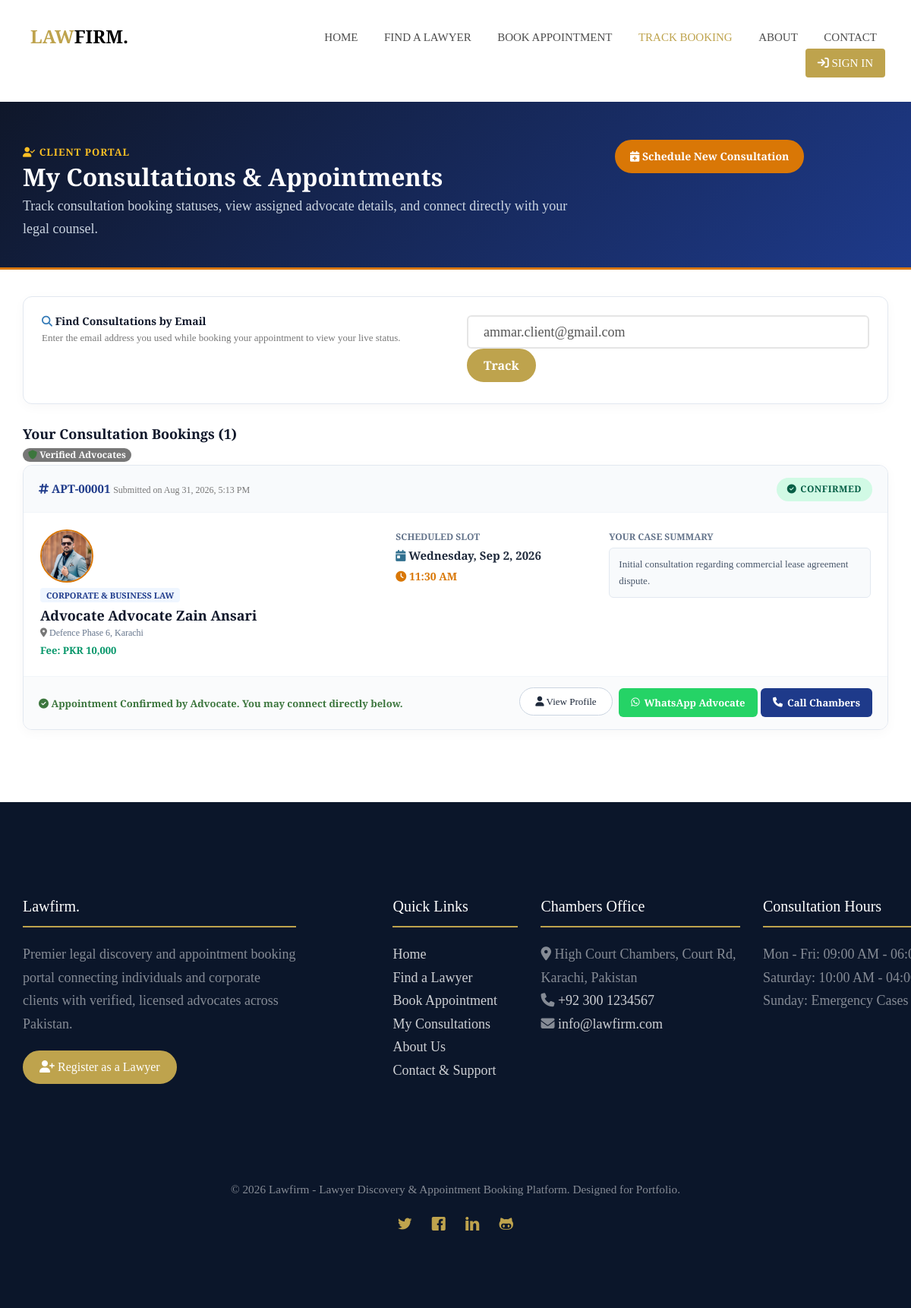
/website/my_appointments.php?lookup_email=ammar.client@gmail.com, run on the app's committed database.
### tables this page shows
CREATE TABLE IF NOT EXISTS `appointment` (
  `id` int(11) NOT NULL AUTO_INCREMENT,
  `user_id` int(11) DEFAULT NULL,
  `name` varchar(255) NOT NULL,
  `email` varchar(255) NOT NULL,
  `phone` varchar(30) NOT NULL,
  `lawyer` int(11) NOT NULL,
  `available` varchar(255) NOT NULL,
  `appointment_date` date DEFAULT NULL,
  `appointment_time` varchar(100) DEFAULT NULL,
  `message` text DEFAULT NULL,
  `status` enum('pending','confirmed','cancelled','completed') NOT NULL DEFAULT 'pending',
  `created_at` timestamp NOT NULL DEFAULT current_timestamp(),
  PRIMARY KEY (`id`),
  KEY `lawyer` (`lawyer`),
  KEY `user_id` (`user_id`),
  CONSTRAINT `appointment_ibfk_1` FOREIGN KEY (`lawyer`) REFERENCES `lawyer` (`id`) ON DELETE CASCADE ON UPDATE CASCADE,
  CONSTRAINT `appointment_ibfk_2` FOREIGN KEY (`user_id`) REFERENCES `user` (`id`) ON DELETE SET NULL ON UPDATE CASCADE
);

CREATE TABLE IF NOT EXISTS `lawyer` (
  `id` int(11) NOT NULL AUTO_INCREMENT,
  `name` varchar(255) NOT NULL,
  `last name` varchar(255) DEFAULT '',
  `email` varchar(255) NOT NULL,
  `number` varchar(30) NOT NULL,
  `address` varchar(255) NOT NULL,
  `password` varchar(255) NOT NULL,
  `dob` varchar(50) DEFAULT '',
  `bar council` varchar(100) DEFAULT '',
  `since` int(11) NOT NULL DEFAULT 0,
  `specialist` int(11) NOT NULL,
  `description` text DEFAULT NULL,
  `degree` varchar(255) DEFAULT '',
  `university` varchar(255) DEFAULT '',
  `language` varchar(255) DEFAULT 'English',
  `day` text DEFAULT NULL,
  `Time` varchar(255) DEFAULT '',
  `fee` int(11) NOT NULL DEFAULT 0,
  `image` varchar(255) DEFAULT 'default_lawyer.png',
  `cover image` varchar(255) DEFAULT 'default_cover.jpg',
  `about me` text DEFAULT NULL,
  `status` enum('active','inactive') DEFAULT 'active',
  `created_at` timestamp NOT NULL DEFAULT current_timestamp(),
  PRIMARY KEY (`id`),
  UNIQUE KEY `email` (`email`),
  KEY `specialist` (`specialist`),
  CONSTRAINT `lawyer_ibfk_1` FOREIGN KEY (`specialist`) REFERENCES `categorie` (`cat_id`) ON DELETE CASCADE ON UPDATE CASCADE
);

CREATE TABLE IF NOT EXISTS `categorie` (
  `cat_id` int(11) NOT NULL AUTO_INCREMENT,
  `cat_name` varchar(255) NOT NULL,
  `cat_icon` varchar(100) DEFAULT 'flaticon-courthouse',
  `cat_desc` text DEFAULT NULL,
  PRIMARY KEY (`cat_id`)
);

### website/includes/auth.php (called while the page is built, shortened)
<?php
function isLoggedIn() {
    return isset($_SESSION['user_type']) && (isset($_SESSION['email']) || isset($_SESSION['user_email']));
}

### website/my_appointments.php (the view, shortened to what this page needs)
<?php
require_once __DIR__ . '/header.php';
$isUserLoggedIn = isLoggedIn() && getCurrentUserType() === 'user';
$userId = getCurrentUserId();
$userEmail = getCurrentUserEmail();
$searchEmail = trim($_GET['lookup_email'] ?? ($isUserLoggedIn ? $userEmail : ''));
$appointments = [];
if (!empty($searchEmail) || $userId) {
    if ($userId && empty($_GET['lookup_email'])) {
        $stmt = $con->prepare("SELECT appointment.*,
                                      lawyer.name as lawyer_name, lawyer.`last name` as lawyer_lastname,
                                      lawyer.number as lawyer_phone, lawyer.email as lawyer_email,
                                      lawyer.address as lawyer_address, lawyer.image as lawyer_image, lawyer.fee as lawyer_fee,
                                      categorie.cat_name
                               FROM appointment
                               JOIN lawyer ON appointment.lawyer = lawyer.id
                               LEFT JOIN categorie ON lawyer.specialist = categorie.cat_id
                               WHERE appointment.user_id = ? OR appointment.email = ?
                               ORDER BY appointment.id DESC");
        $stmt->bind_param("is", $userId, $userEmail);
    } else {
        $stmt = $con->prepare("SELECT appointment.*,
                                      lawyer.name as lawyer_name, lawyer.`last name` as lawyer_lastname,
                                      lawyer.number as lawyer_phone, lawyer.email as lawyer_email,
                                      lawyer.address as lawyer_address, lawyer.image as lawyer_image, lawyer.fee as lawyer_fee,
                                      categorie.cat_name
                               FROM appointment
                               JOIN lawyer ON appointment.lawyer = lawyer.id
                               LEFT JOIN categorie ON lawyer.specialist = categorie.cat_id
                               WHERE appointment.email = ?
                               ORDER BY appointment.id DESC");
        $stmt->bind_param("s", $searchEmail);
    }
    if ($stmt) {
        $stmt->execute();
        $res = $stmt->get_result();
        if ($res) {
            while ($row = $res->fetch_assoc()) {
                $appointments[] = $row;
            }
        }
    }
}
?>
<div class="client-banner">
    <div class="container">
        <div class="row align-items-center">
            <div class="col-md-8">
                <span style="color:#fbbf24; font-size:13px; font-weight:600; text-transform:uppercase; letter-spacing:1px;">
                    <i class="fa fa-user-check mr-1"></i> Client Portal
                </span>
                <h1>My Consultations & Appointments</h1>
                <p style="color: #cbd5e1; margin-bottom: 0;">
                    Track consultation booking statuses, view assigned advocate details, and connect directly with your legal counsel.
                </p>
            </div>
            <div class="col-md-4 text-md-right mt-3 mt-md-0">
                <a href="appo/appoint.php" class="btn btn-warning" style="background:#d97706; border-color:#d97706; color:#fff; font-size:14px; font-weight:600; padding:10px 18px;">
                    <i class="fa fa-calendar-plus mr-1"></i> Schedule New Consultation
                </a>
            </div>
        </div>
    </div>
</div>
<div class="container" style="margin-top: 35px; margin-bottom: 70px;">
    <?php if (!$isUserLoggedIn): ?>
        <div class="lookup-card">
            <div class="row align-items-center">
                <div class="col-md-6">
                    <h5 style="color:#0f172a; font-weight:700; margin-bottom:4px;">
                        <i class="fa fa-magnifying-glass text-primary mr-1"></i> Find Consultations by Email
                    </h5>
                    <p class="text-muted" style="font-size:13px; margin-bottom:0;">
                        Enter the email address you used while booking your appointment to view your live status.
                    </p>
                </div>
                <div class="col-md-6 mt-3 mt-md-0">
                    <form method="GET" action="my_appointments.php" class="d-flex" style="gap:8px;">
                        <input type="email" name="lookup_email" class="form-control" placeholder="Enter your email address" value="<?php echo htmlspecialchars($searchEmail); ?>" required style="height:44px; border-radius:6px;">
                        <button type="submit" class="btn btn-primary" style="height:44px; padding:0 20px; font-weight:600;">
                            Track
                        </button>
                    </form>
                </div>
            </div>
        </div>
    <?php endif; ?>
    <?php if (!empty($appointments)): ?>
        <div class="d-flex justify-content-between align-items-center mb-3">
            <h4 style="color:#0f172a; font-weight:700; font-family:'Playfair Display', serif; margin-bottom:0;">
                Your Consultation Bookings (<?php echo count($appointments); ?>)
            </h4>
            <span class="badge badge-light text-dark p-2 border" style="font-size:12px;">
                <i class="fa fa-shield text-success mr-1"></i> Verified Advocates
            </span>
        </div>
        <?php foreach ($appointments as $app):
            $status = strtolower($app['status'] ?? 'pending');
            $cleanPhone = preg_replace('/[^0-9]/', '', $app['lawyer_phone']);
            $waPhone = $cleanPhone;
            $waText = urlencode("Hello Advocate " . $app['lawyer_name'] . ", I have booked a legal consultation with you (Ref: #APT-" . str_pad($app['id'], 5, '0', STR_PAD_LEFT) . ") for " . date('D, M j, Y', strtotime($app['appointment_date'])) . " at " . $app['appointment_time'] . ". Could you please confirm the session details?");
        ?>
            <div class="booking-history-card">
                <div class="card-top-bar">
                    <div>
                        <strong style="color:#1e3a8a; font-size:15px;">
                            <i class="fa fa-hashtag"></i> APT-<?php echo str_pad($app['id'], 5, '0', STR_PAD_LEFT); ?>
                        </strong>
                        <span class="text-muted ml-2" style="font-size:12px;">
                            Submitted on <?php echo date('M j, Y, g:i A', strtotime($app['created_at'])); ?>
                        </span>
                    </div>
                    <div>
                        <?php if ($status === 'confirmed'): ?>
                            <span class="status-badge status-confirmed"><i class="fa fa-circle-check"></i> Confirmed</span>
                        <?php elseif ($status === 'completed'): ?>
                            <span class="status-badge status-completed"><i class="fa fa-award"></i> Completed</span>
                        <?php elseif ($status === 'cancelled'): ?>
                            <span class="status-badge status-cancelled"><i class="fa fa-circle-xmark"></i> Cancelled</span>
                        <?php else: ?>
                            <span class="status-badge status-pending"><i class="fa fa-clock"></i> Pending Review</span>
                        <?php endif; ?>
                    </div>
                </div>
                <div class="card-main-body">
                    <div class="row align-items-center">
                        <div class="col-md-5">
                            <div class="d-flex align-items-center">
                                <img src="uploads/<?php echo htmlspecialchars(!empty($app['lawyer_image']) ? $app['lawyer_image'] : 'default_lawyer.png'); ?>" alt="Lawyer" class="lawyer-mini-avatar mr-3" onerror="this.src='images/lawyer 1.jpg'">
                                <div>
                                    <span style="background:#eff6ff; color:#1e3a8a; font-size:11px; font-weight:700; padding:2px 8px; border-radius:4px; text-transform:uppercase;">
                                        <?php echo htmlspecialchars($app['cat_name'] ?? 'Legal Counsel'); ?>
                                    </span>
                                    <h4 style="font-size:18px; font-weight:700; color:#0f172a; margin:4px 0 2px;">
                                        <a href="profile.php?id=<?php echo $app['lawyer']; ?>" style="color:#0f172a; text-decoration:none;">
                                            Advocate <?php echo htmlspecialchars($app['lawyer_name'] . ' ' . ($app['lawyer_lastname'] ?? '')); ?>
                                        </a>
                                    </h4>
                                    <div style="font-size:12px; color:#64748b;">
                                        <i class="fa fa-location-dot mr-1 text-muted"></i> <?php echo htmlspecialchars($app['lawyer_address'] ?: 'Karachi, Pakistan'); ?>
                                    </div>
                                    <div style="font-size:13px; font-weight:700; color:#059669; margin-top:2px;">
                                        Fee: PKR <?php echo number_format($app['lawyer_fee']); ?>
                                    </div>
                                </div>
                            </div>
                        </div>
                        <div class="col-md-3 mt-3 mt-md-0">
                            <div style="font-size:12px; font-weight:600; color:#64748b; text-transform:uppercase;">Scheduled Slot</div>
                            <div style="font-size:15px; font-weight:700; color:#1e293b; margin-top:2px;">
                                <i class="fa fa-calendar-day text-info mr-1"></i>
                                <?php echo !empty($app['appointment_date']) ? date('l, M j, Y', strtotime($app['appointment_date'])) : 'Date TBD'; ?>
                            </div>
                            <div style="font-size:14px; font-weight:600; color:#d97706; margin-top:2px;">
                                <i class="fa fa-clock mr-1"></i> <?php echo htmlspecialchars($app['appointment_time'] ?: ($app['available'] ?? 'Standard slot')); ?>
                            </div>
                        </div>
                        <div class="col-md-4 mt-3 mt-md-0">
                            <div style="font-size:12px; font-weight:600; color:#64748b; text-transform:uppercase;">Your Case Summary</div>
                            <p style="font-size:13px; color:#475569; background:#f8fafc; padding:10px 12px; border-radius:6px; border:1px solid #e2e8f0; margin-top:4px; margin-bottom:0;">
                                <?php echo htmlspecialchars(!empty($app['message']) ? $app['message'] : 'Initial case consultation request.'); ?>
                            </p>
                        </div>
                    </div>
                </div>
                <div class="card-bottom-bar">
                    <div>
                        <?php if ($status === 'confirmed'): ?>
                            <span class="text-success" style="font-size:13px; font-weight:600;">
                                <i class="fa fa-circle-check mr-1"></i> Appointment Confirmed by Advocate. You may connect directly below.
                            </span>
                        <?php elseif ($status === 'pending'): ?>
                            <span class="text-warning" style="font-size:13px; font-weight:600;">
                                <i class="fa fa-hourglass-start mr-1"></i> Advocate is reviewing your booking request. Status will update shortly.
                            </span>
                        <?php elseif ($status === 'completed'): ?>
                            <span class="text-primary" style="font-size:13px; font-weight:600;">
                                <i class="fa fa-award mr-1"></i> Consultation successfully concluded.
                            </span>
                        <?php elseif ($status === 'cancelled'): ?>
                            <span class="text-danger" style="font-size:13px; font-weight:600;">
                                <i class="fa fa-circle-xmark mr-1"></i> This appointment was cancelled. You may schedule with another advocate.
                            </span>
                        <?php endif; ?>
                    </div>
                    <div class="d-flex align-items-center" style="gap:8px;">
                        <a href="profile.php?id=<?php echo $app['lawyer']; ?>" class="btn btn-sm btn-default" style="border:1px solid #cbd5e1; font-size:13px; color:#1e293b;">
                            <i class="fa fa-user mr-1"></i> View Profile
                        </a>
                        <a href="https://wa.me/<?php echo $waPhone; ?>?text=<?php echo $waText; ?>" target="_blank" class="btn-connect-wa">
                            <i class="fab fa-whatsapp"></i> WhatsApp Advocate
                        </a>
                        <a href="tel:<?php echo htmlspecialchars($app['lawyer_phone']); ?>" class="btn-connect-call">
                            <i class="fa fa-phone"></i> Call Chambers
                        </a>
                    </div>
                </div>
            </div>
        <?php endforeach; ?>
    <?php endif; ?>
</div>
<?php
require_once __DIR__ . '/footer.php';
?>

### data on the page
appointment: id "00001", created_at "Aug 31, 2026, 5:13 PM", status "confirmed" (drawn), lawyer.image (picture), categorie.cat_name "CORPORATE & BUSINESS LAW", lawyer "Advocate Zain Ansari", lawyer.address "Defence Phase 6, Karachi", lawyer.fee "10,000", appointment_date "Wednesday, Sep 2, 2026", appointment_time "11:30 AM", message "Initial consultation regarding commercial lease agreement dispute.", shows "Appointment Confirmed by Advocate. You may connect directly below."

### other printed values
count($appointments) "1"
